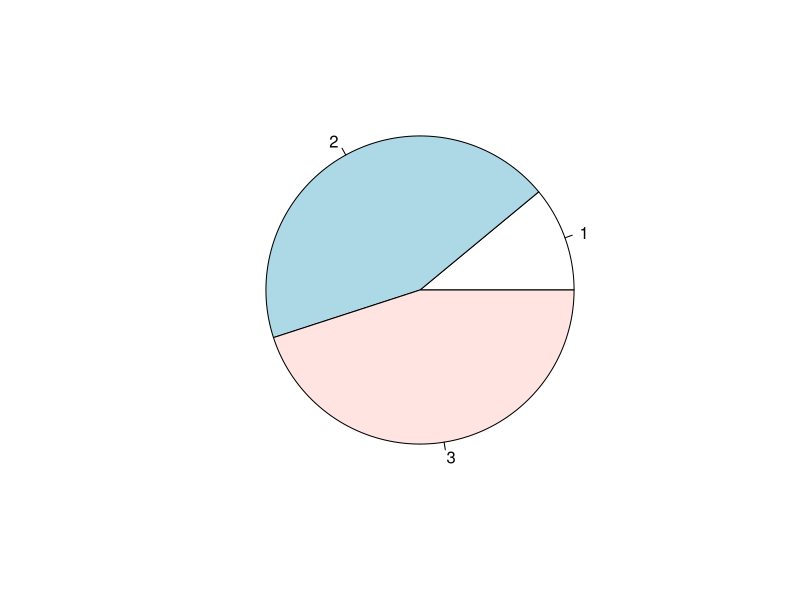
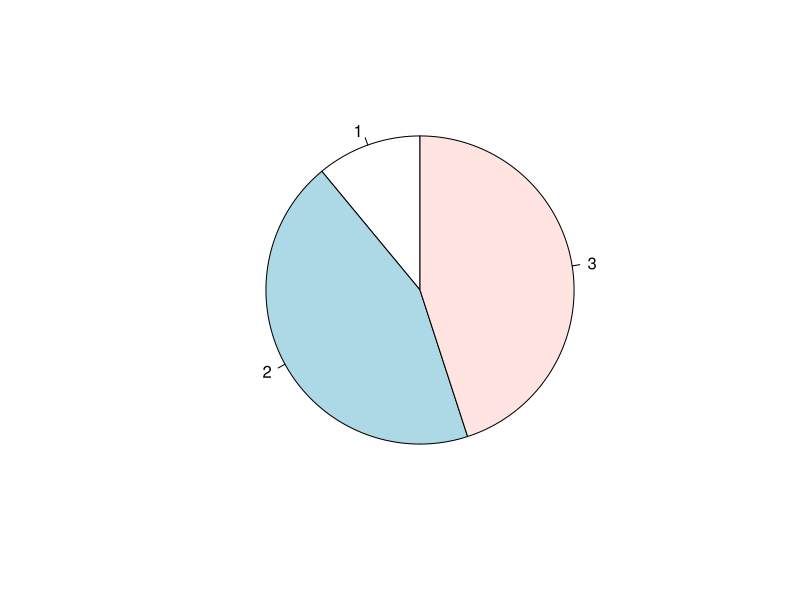
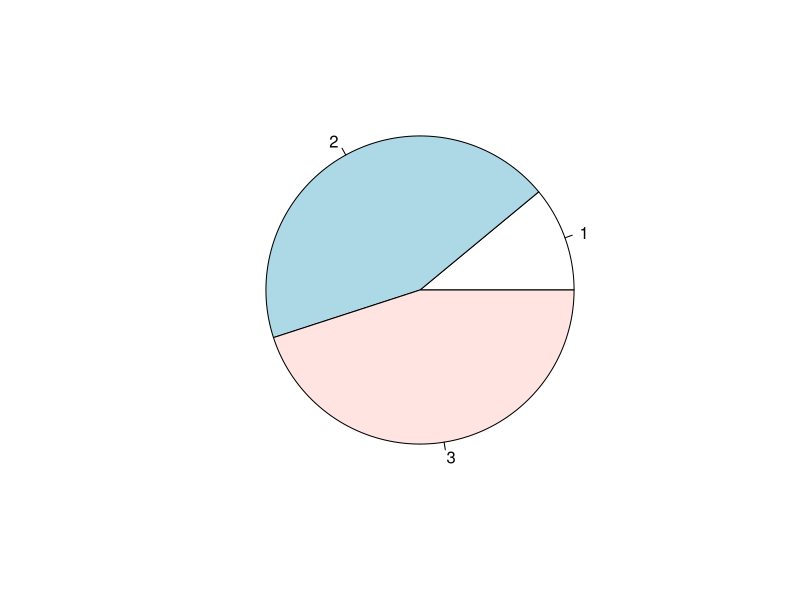

Reproduce these figures in R, in order. (Note: this script raises an error after producing the figures.)
# we are creating a piechart

x<-c(11,44,45)
# we have assigned the values of pie to x
pie(x)

# printing pie-chart

# we can assign start angle 

pie(x,init.angle=90)

# we have used init.angle to assign the start angle


# we can addd lable to 

my <- c("mine","yours","us")

# we have created a vector that contains the names
pie(x,mian ="Profit")
# we have assigned name to the graph by main function


# we can  add the color  to pie chart

# Create a vector of colors
colors <- c("blue", "yellow", "green", "black")

# Display the pie chart with colors
pie(x, label = mylabel, main = "Fruits", col = colors)



# To add a list of explanation for each pie, use the legend() function:


# Create a vector of labels
mylabel <- c("Apples", "Bananas", "Cherries", "Dates")

# Created a vector of colors
colors <- c("blue", "yellow", "green", "black")

# Display the pie chart with colors
pie(x, label = mylabel, main = "Pie Chart", col = colors)

# Display the explanation box
legend("bottomright", mylabel, fill = colors)
